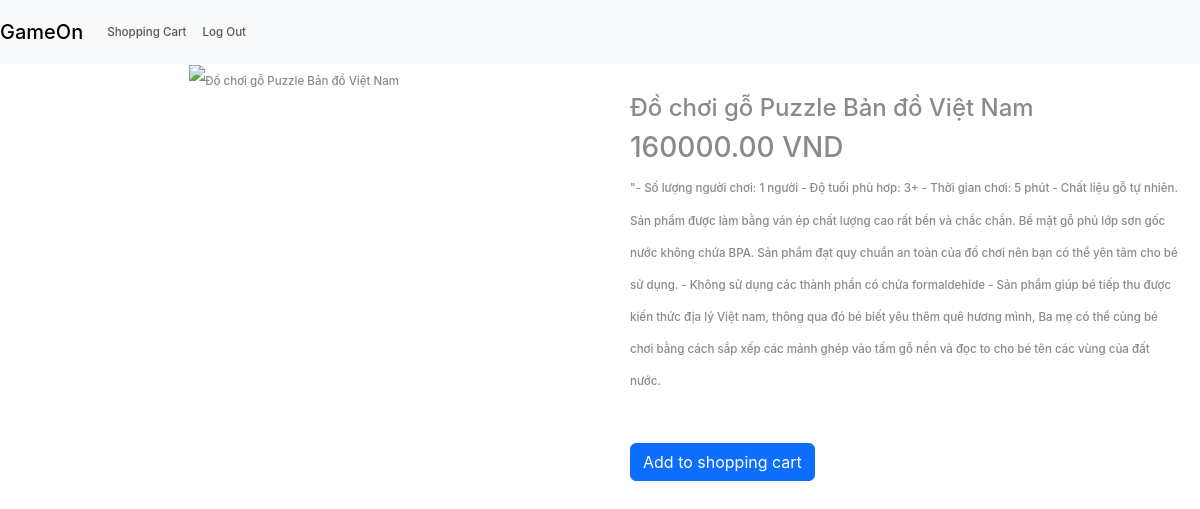
Screenshot of /item/2 (signed in) with the database file from the repository.
### commerce/models.py (models this page shows, shortened)
class Item(models.Model):
    name = models.CharField(max_length=200)
    description = models.TextField(max_length=600)
    price = models.DecimalField(decimal_places=2, max_digits=10)
    category = models.ManyToManyField(Category, related_name="listings")
    available = models.BooleanField()
    stock = models.IntegerField(validators=[MinValueValidator(0), MaxValueValidator(200)])
    image_URL = models.URLField(_("Image URL(Optinonal)"),blank=True, max_length=200)
    shoppers = models.ManyToManyField(User, blank=True, related_name="shopping_cart")

### commerce/views.py (the view)
# urls.py: path("item/<int:item_id>", views.view_item, name="view_item"),
@login_required
def view_item(request, item_id):
    try:
        item = Item.objects.get(id=item_id)
        shopping_cart = request.user.shopping_cart.all()
    except Item.DoesNotExist:
        return HttpResponse("Item not found")
    return render(request, "commerce/view_item.html", {
        "item": item,
        "shopping_cart": shopping_cart,
    })

### commerce/templates/commerce/view_item.html (shortened to what this page needs)
{% extends 'commerce/layout.html' %}
{% block body %}
    <div class="row">
        <div class="col-6" id="item_image">
            <img src="{{item.image_URL}}" alt="{{item.name}}" style="max-width: 400px; max-height: 500px;">
        </div>
        <div class="col-6" id="item_content">
            <h4>{{item.name}}</h4>
            <h3>{{item.price}} VND</h3>
            <p class="item_description">{{item.description}}</p>
            {% if item not in shopping_cart %}
            <form action="{% url 'add_item' item.id %}", method="POST">
                <input type="submit" class="btn btn-primary" style="margin-right: 20px; margin-top:30px;" value="Add to shopping cart">
            </form>
            {% else %}
            <form action="{% url 'remove_item' item.id %}", method="POST">
                {% csrf_token %}
                <input type="submit" class="btn btn-danger"  style="margin-right: 20px; margin-top:30px;" value="Remove from shopping cart">
            </form>
            {% endif%}
        </div>
    </div>
{% endblock body %}

### commerce/templates/commerce/layout.html (shortened to what this page needs)
{% load static %}
<!DOCTYPE html>
<html lang="en">
<head>
    <link href="https://cdn.jsdelivr.net/npm/bootstrap@5.3.2/dist/css/bootstrap.min.css" rel="stylesheet">
    <link rel="stylesheet" href="{% static 'commerce/styles.css' %}">
</head>
<body>
    <nav class="navbar navbar-expand-lg navbar-light bg-light">
        <a class="navbar-brand" href="{% url 'index' %}">GameOn</a>
        <div>
            <ul class="navbar-nav mr-auto">
                {% if user.is_authenticated %}
                    <li class="nav-item">
                        <a class="nav-link" href="{% url 'shopping_cart' %}">Shopping Cart</a>
                    </li>
                    <li class="nav-item">
                        <a class="nav-link" href="{% url 'logout'%}">Log Out</a>
                    </li>
                {% endif %}
            </ul>
        </div>
    </nav>
    {% block body %}{% endblock body %}
</body>
</html>

### commerce/static/commerce/styles.css (style rules this page uses)
a { text-decoration: none; color: black; }
#item_image { text-align: center; }
#item_content { padding: 30px; }
body { color: rgba(60, 60, 67, 0.60); font-size: 11.55px; font-family: SF Pro Display; font-weight: 500; line-height: 32.08px; word-wrap: break-word }

### rows the page displays
Item: name "Đồ chơi gỗ Puzzle Bản đồ Việt Nam", price "160000.00", description "\"- Số lượng người chơi: 1 người - Độ tuổi phù hơp: 3+ - Thời gian chơi: 5 phút - Chất liệu gỗ tự nhiên. Sản phẩm được làm bằng ván ép chất lượng cao rất bền và chắc chắn. Bề mặt gỗ phủ lớp sơn gốc nước không chứa BPA. Sản phẩm đạt quy chuẩn an toàn của đồ chơi nên bạn có thể yên tâm cho bé sử dụng. - Không sử dụng các thành phần có chứa formaldehide - Sản phẩm giúp bé tiếp thu được kiến thức địa lý Việt nam, thông qua đó bé biết yêu thêm quê hương mình, Ba mẹ có thể cùng bé chơi bằng cách sắp xếp các mảnh ghép vào tấm gỗ nền và đọc to cho bé tên các vùng của đất nước."
